Frame 1 (no input): blank canvas, image omitted
Frame 60 (no input): blank canvas, image omitted
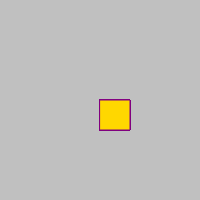
Frame 120 (the mouse pressed at the canvas centre since frame 60)

The p5.js sketch whose frames 1 and 60 were blank and that drew this single picture after the mouse press (run headless with seeded random() and noise() and a simulated clock; from frame 60 on, the mouse is pressed at the canvas centre):

// p5.js sketch
// ── sketch.js
function setup() {
  createCanvas(200, 200);
  background("silver");
}

function draw() {
  
  
  stroke("purple");
  fill("gold");
  
  if(mouseIsPressed){
    rect(mouseX,mouseY,30,30);
  }
  
  
  
}
